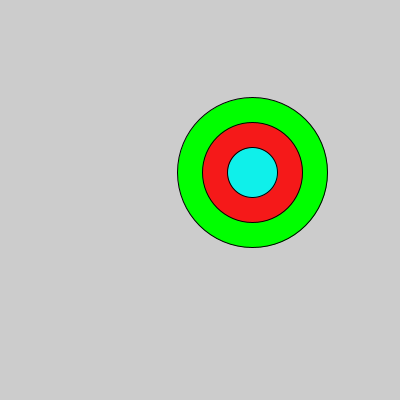
Frame 1 (no input)
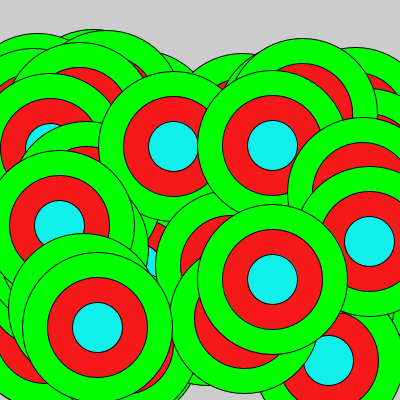
Frame 60 (the mouse pressed at the canvas centre just before this capture)
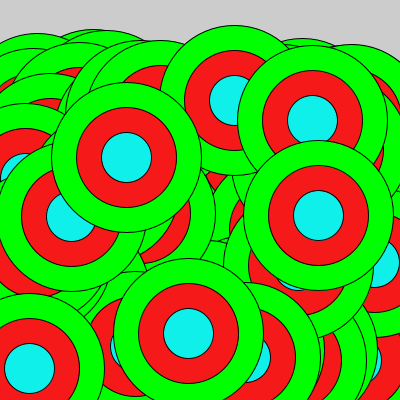
Frame 120 (the mouse held since frame 60 and released just before this capture)

The Processing sketch that drew these frames (run headless with seeded random() and noise(); from frame 60 on, the mouse is pressed at the canvas centre):

// Processing sketch: sketch_260422i
// ── sketch_260422i.pde
void setup(){
  size(400,400);
}

void draw(){  
  target(random(20,380), random(100,380));
}

void target(float xPos, float yPos){
  fill(0,255,0);
  circle(xPos,yPos,150);
  
  fill(#F51919);
  circle(xPos,yPos,100);
  
  fill(#0FF0EA);
  circle(xPos,yPos,50);
}
